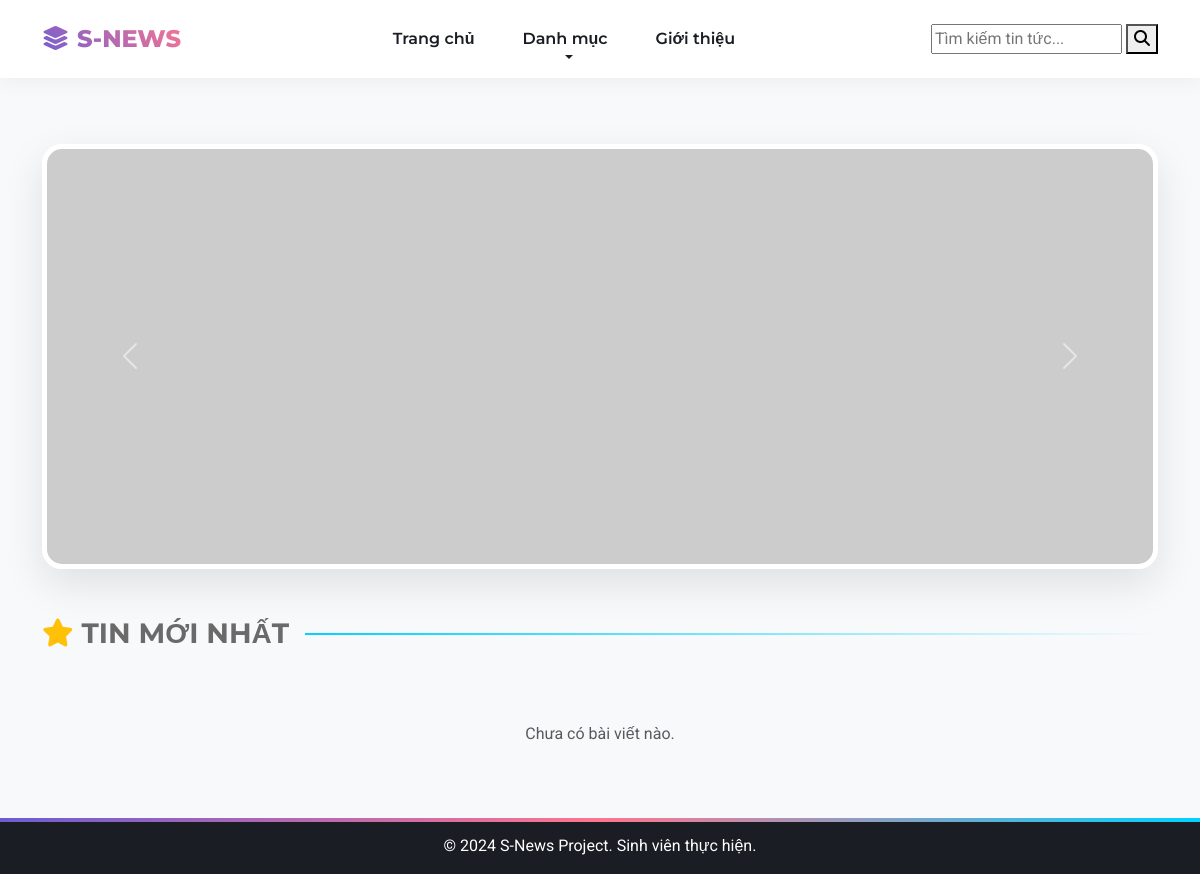
Page /?page=2 on the earlier database version.
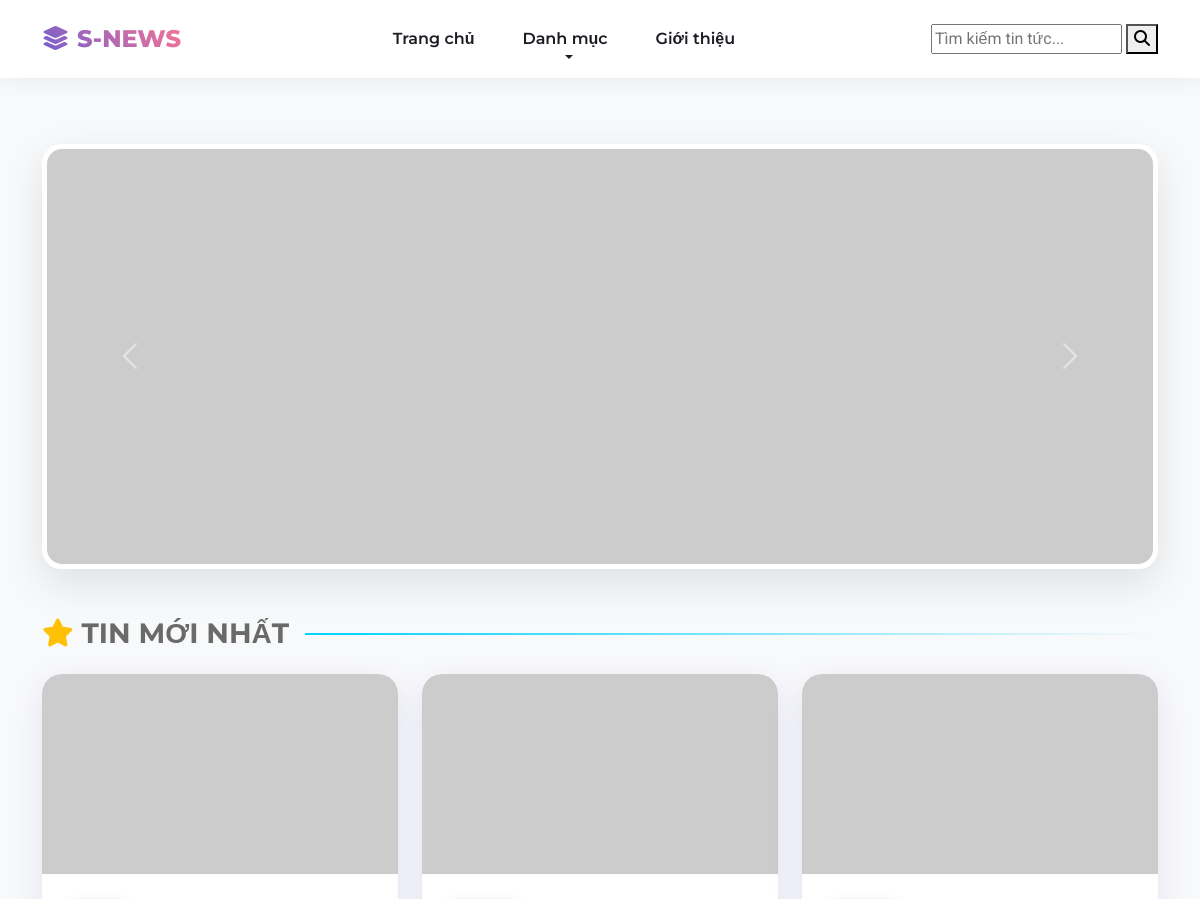
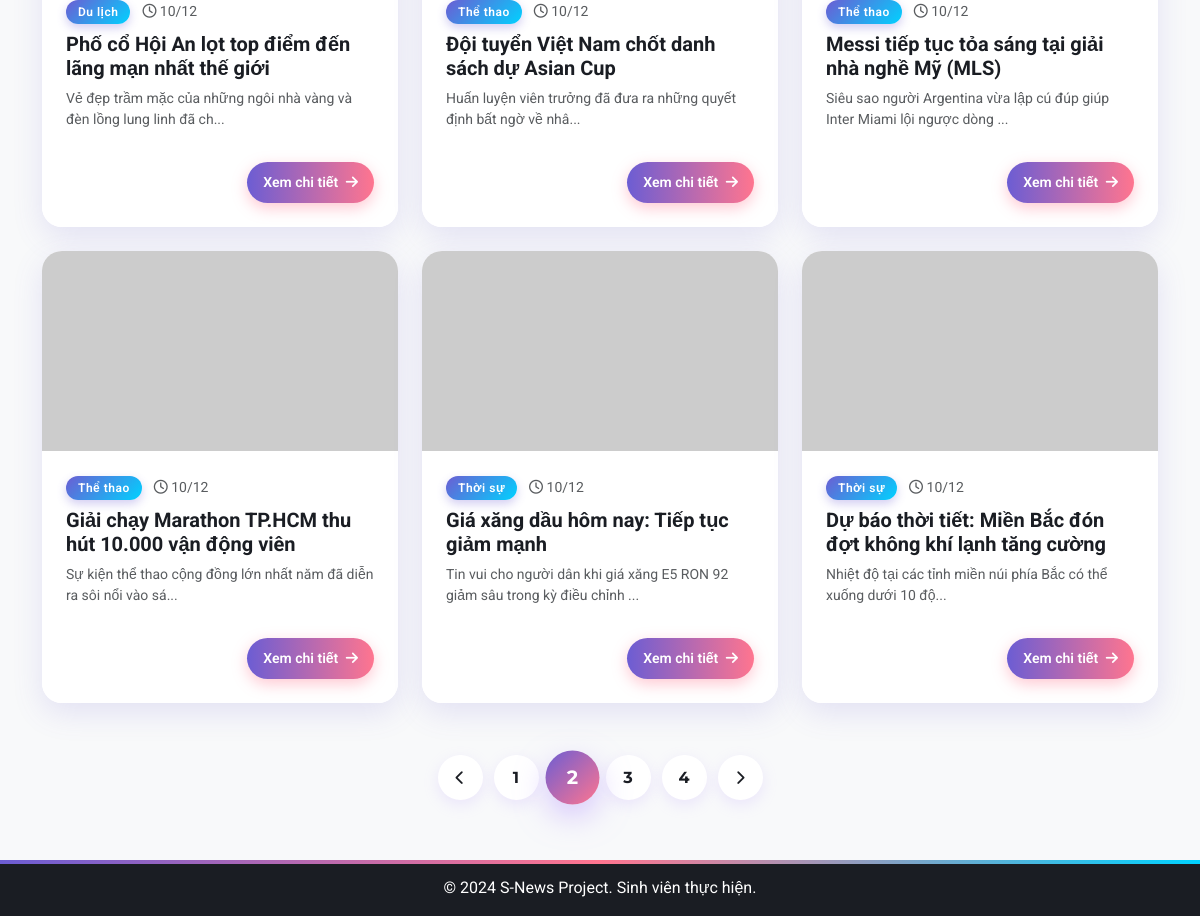
Same page on the later database version (2 pictures, top to bottom).
### tables this page shows
CREATE TABLE articles (
    id INT AUTO_INCREMENT PRIMARY KEY,
    title VARCHAR(255) NOT NULL,
    summary TEXT,
    content LONGTEXT,
    image_url VARCHAR(255),
    category VARCHAR(50) DEFAULT 'Tin tức',  
    views INT DEFAULT 0,
    likes INT DEFAULT 0,
    created_at TIMESTAMP DEFAULT CURRENT_TIMESTAMP
);

### classes/Database.php (called while the page is built, shortened)
<?php
class Database {
    private $host = "localhost";
    private $db_name = "s_news_db";
    private $username = "root";
    private $password = "";
    public function getConnection() {
        $this->conn = null;
        try {
            $this->conn = new PDO("mysql:host=" . $this->host . ";dbname=" . $this->db_name, $this->username, $this->password);
            $this->conn->exec("set names utf8mb4");
            $this->conn->setAttribute(PDO::ATTR_ERRMODE, PDO::ERRMODE_EXCEPTION);
        } catch(PDOException $exception) {
            echo "Loi ket noi: " . $exception->getMessage();
        }
        return $this->conn;
    }
}
?>

### classes/Article.php (called while the page is built, shortened)
<?php
require_once 'Database.php';
class Article {
    private $db;
    public function __construct() {
        $this->db = (new Database())->getConnection();
    }
    public function getPaginated($limit, $offset) {
        $sql = "SELECT * FROM articles ORDER BY created_at DESC LIMIT :limit OFFSET :offset";
        $stmt = $this->db->prepare($sql);
        $stmt->bindValue(':limit', (int)$limit, PDO::PARAM_INT);
        $stmt->bindValue(':offset', (int)$offset, PDO::PARAM_INT);
        $stmt->execute();
        return $stmt->fetchAll(PDO::FETCH_ASSOC);
    }
    public function getTotalCount() {
        $stmt = $this->db->query("SELECT COUNT(*) as total FROM articles");
        $row = $stmt->fetch(PDO::FETCH_ASSOC);
        return $row['total'];
    }
}
?>

### index.php (the view, shortened to what this page needs)
<?php
require_once 'classes/BasePage.php';
require_once 'classes/Article.php';
class HomePage extends BasePage {
    protected function renderBody() {
        $limit = 6;
        $currentPage = isset($_GET['page']) ? max(1, intval($_GET['page'])) : 1;
        $offset = ($currentPage - 1) * $limit;
        $articleModel = new Article();
        $listArticles = $articleModel->getPaginated($limit, $offset);
        $totalArticles = $articleModel->getTotalCount();
        $totalPages = ceil($totalArticles / $limit);
        ?>
        <div class="row mb-5 align-items-center">
            <div class="col-lg-12">
                <div id="newsCarousel" class="carousel slide" data-bs-ride="carousel">
                    <div class="carousel-inner">
                        <div class="carousel-item active">
                            <img src="https://placehold.co/1200x450/C4D9FF/ffffff?text=Chao+Mung+S-NEWS" class="d-block w-100" alt="Slide 1">
                        </div>
                    </div>
                    <button class="carousel-control-prev" type="button" data-bs-target="#newsCarousel" data-bs-slide="prev">
                        <span class="carousel-control-prev-icon"></span>
                    </button>
                    <button class="carousel-control-next" type="button" data-bs-target="#newsCarousel" data-bs-slide="next">
                        <span class="carousel-control-next-icon"></span>
                    </button>
                </div>
            </div>
        </div>
        <div class="d-flex align-items-center mb-4">
            <h3 class="fw-bold m-0" style="color: #6a6a6a;">
                <i class="fa-solid fa-star text-warning me-2"></i>TIN MỚI NHẤT
            </h3>
            <div class="ms-3 flex-grow-1" style="height: 2px; background: linear-gradient(90deg, var(--color-accent), transparent);"></div>
        </div>
        <div class="row">
        <?php
            if (!empty($listArticles)) {
                foreach ($listArticles as $row) {
                    $link = "pages/detail.php?id=" . $row['id'];
                    $img = $this->getImageUrl($row['image_url']);
                    echo '
                    <div class="col-md-4 mb-4">
                        <div class="card h-100">
                            <div class="overflow-hidden" style="height: 200px;">
                                <a href="'.$link.'">
                                    <img src="'.$img.'" class="card-img-top h-100 w-100" style="object-fit: cover; transition: transform 0.3s;" alt="'.$row['title'].'">
                                </a>
                            </div>
                            <div class="card-body d-flex flex-column">
                                <div class="mb-2">
                                    <span class="badge">'.$row['category'].'</span>
                                    <small class="text-muted ms-2"><i class="fa-regular fa-clock"></i> '.date('d/m', strtotime($row['created_at'])).'</small>
                                </div>
                                <h5 class="card-title">
                                    <a href="'.$link.'" class="text-decoration-none">'.$row['title'].'</a>
                                </h5>
                                <p class="card-text text-muted small flex-grow-1">'.substr($row['summary'], 0, 90).'...</p>
                                <div class="mt-3 text-end">
                                    <a href="'.$link.'" class="btn btn-primary btn-sm rounded-pill px-3">
                                        Xem chi tiết <i class="fa-solid fa-arrow-right ms-1"></i>
                                    </a>
                                </div>
                            </div>
                        </div>
                    </div>';
                }
            } else {
                echo '<div class="col-12 text-center py-5 text-muted">Chưa có bài viết nào.</div>';
            }
        ?>
        </div>
        <?php if ($totalPages > 1): ?>
        <nav aria-label="Page navigation" class="mt-2 anim-up delay-2">
            <ul class="pagination justify-content-center">
                <li class="page-item <?php echo ($currentPage <= 1) ? 'disabled' : ''; ?>">
                    <a class="page-link" href="?page=<?php echo $currentPage - 1; ?>">
                        <i class="fa-solid fa-chevron-left"></i>
                    </a>
                </li>
                <?php for ($i = 1; $i <= $totalPages; $i++): ?>
                    <li class="page-item <?php echo ($i == $currentPage) ? 'active' : ''; ?>">
                        <a class="page-link" href="?page=<?php echo $i; ?>"><?php echo $i; ?></a>
                    </li>
                <?php endfor; ?>
                <li class="page-item <?php echo ($currentPage >= $totalPages) ? 'disabled' : ''; ?>">
                    <a class="page-link" href="?page=<?php echo $currentPage + 1; ?>">
                        <i class="fa-solid fa-chevron-right"></i>
                    </a>
                </li>
            </ul>
        </nav>
        <?php endif; ?>
        <?php
    }
}
$page = new HomePage("Trang chủ - SNews", true);
$page->render();
?>

### classes/BasePage.php (shortened to what this page needs)
<?php
abstract class BasePage {
    protected $assets_folder;
    public function __construct($title = "S-News", $is_root = false) {
        $this->assets_folder = $is_root ? "" : "../";
        require_once __DIR__ . '/Database.php';
    }
    protected function getImageUrl($filename) {
        $searchFolders = [
            'images/',
            'images/avatars/',
            'images/banners/',
            'images/posts/',
        ];
        $cleanName = basename($filename);
        foreach ($searchFolders as $folder) {
            $physicalPath = __DIR__ . "/../" . $folder . $cleanName;
        }
        return "https://placehold.co/600x400/ffcccc/ff0000?text=Not+Found";
    }
    public function render() {
        echo '<!DOCTYPE html><html lang="vi">';
        $this->renderHead();
        echo '<body class="bg-light d-flex flex-column min-vh-100">';
        $this->renderHeader();
        echo '<main class="flex-shrink-0"><div class="container py-4">';
        $this->renderBody();
        echo '</div></main>';
        $this->renderFooter();
        echo '</body></html>';
    }
    protected function renderHead() {
        ?>
        <head>
            <link rel="stylesheet" href="<?php echo $this->assets_folder; ?>vendor/bootstrap/css/bootstrap.min.css">
            <link rel="stylesheet" href="<?php echo $this->assets_folder; ?>vendor/fontawesome/css/all.min.css">
            <link rel="stylesheet" href="<?php echo $this->assets_folder; ?>css/style.css">
        </head>
        <?php
    }
    protected function renderHeader() {
        $root = $this->assets_folder;
        ?>
        <nav class="navbar navbar-expand-lg navbar-light fixed-top p-3 transition-base" id="mainNav">
            <div class="container">
                <a class="navbar-brand d-flex align-items-center gap-2" href="<?php echo $root; ?>index.php">
                    <div class="brand-icon">
                        <i class="fa-solid fa-layer-group"></i>
                    </div>
                    <span class="brand-text">S-NEWS</span>
                </a>
                <div class="collapse navbar-collapse" id="navbarNav">
                    <ul class="navbar-nav mx-auto">
                        <li class="nav-item"><a class="nav-link" href="<?php echo $root; ?>index.php">Trang chủ</a></li>
                        <li class="nav-item dropdown">
                            <a class="nav-link dropdown-toggle" href="#" data-bs-toggle="dropdown">Danh mục</a>
                        </li>
                        <li class="nav-item"><a class="nav-link" href="<?php echo $root; ?>pages/about.php">Giới thiệu</a></li>
                    </ul>
                    <form class="search-wrapper" action="<?php echo $root; ?>pages/search.php" method="GET">
                        <input class="search-input" type="search" name="keyword" placeholder="Tìm kiếm tin tức..." required>
                        <button class="search-btn" type="submit">
                            <i class="fa-solid fa-magnifying-glass"></i>
                        </button>
                    </form>
                </div>
            </div>
        </nav>
        <div style="height: 100px;"></div>
        <?php
    }
    protected function renderFooter() {
        ?>
        <footer class="footer mt-auto py-3 bg-dark text-white text-center">
            <div class="container">
                <span>&copy; 2024 S-News Project. Sinh viên thực hiện.</span>
            </div>
        </footer>
        <?php
    }
}
?>

### css/style.css (style rules this page uses)
:root { --color-primary: #6C5DD3; --color-secondary: #FF758F; --color-accent: #00D2FF; --bg-body: #F5F7FA; --text-dark: #1A1D23; --text-gray: #64748B; --card-shadow: 0 10px 30px rgba(108, 93, 211, 0.15); --hover-shadow: 0 20px 40px rgba(108, 93, 211, 0.25); }
body { background-color: var(--bg-body); font-family: 'Roboto', sans-serif; color: var(--text-dark); overflow-x: hidden; }
.navbar { background: rgba(255, 255, 255, 0.9) !important; backdrop-filter: blur(10px); box-shadow: 0 4px 20px rgba(0,0,0,0.05) !important; padding: 15px 0; animation: fadeInUp 0.8s ease-out; }
.navbar-brand { font-family: 'Montserrat', sans-serif; font-weight: 800 !important; font-size: 1.5rem; text-transform: uppercase; background: linear-gradient(45deg, var(--color-primary), var(--color-secondary)); -webkit-background-clip: text; -webkit-text-fill-color: transparent; animation: bounceIn 1s ease-out; }
.nav-link { font-family: 'Montserrat', sans-serif; color: var(--text-dark) !important; font-weight: 600; margin: 0 8px; padding: 8px 16px !important; border-radius: 8px; position: relative; transition: all 0.3s; }
.nav-link::after { content: ''; position: absolute; width: 0; height: 3px; bottom: 0; left: 50%; background: linear-gradient(to right, var(--color-primary), var(--color-secondary)); transition: all 0.3s ease; transform: translateX(-50%); }
.card { border: none !important; border-radius: 20px !important; background: #fff; overflow: hidden; box-shadow: var(--card-shadow); transition: all 0.4s cubic-bezier(0.175, 0.885, 0.32, 1.275); animation: fadeInUp 0.8s both; }
.col-md-4:nth-child(1) .card { animation-delay: 0.1s; }
.col-md-4:nth-child(2) .card { animation-delay: 0.3s; }
.col-md-4:nth-child(3) .card { animation-delay: 0.5s; }
.col-md-4:nth-child(4) .card { animation-delay: 0.7s; }
.col-md-4:nth-child(5) .card { animation-delay: 0.9s; }
.col-md-4:nth-child(6) .card { animation-delay: 1.1s; }
.card-img-top { height: 220px; object-fit: cover; transition: transform 0.6s ease; }
.card-body { padding: 1.5rem; position: relative; background: #fff; z-index: 1; }
.card-title a { color: var(--text-dark); font-weight: 700; text-decoration: none; background-image: linear-gradient(to right, var(--color-primary) 0%, var(--color-secondary) 100%); background-size: 0% 2px; background-repeat: no-repeat; background-position: left bottom; transition: background-size 0.3s; }
.badge { background: linear-gradient(135deg, var(--color-primary), var(--color-accent)) !important; border-radius: 30px; padding: 6px 12px; font-weight: 600; letter-spacing: 0.5px; box-shadow: 0 4px 10px rgba(108, 93, 211, 0.3); }
.btn-primary, .btn-outline-primary { background: linear-gradient(90deg, var(--color-primary), var(--color-secondary), var(--color-primary)); background-size: 200% auto; border: none; color: #fff; font-weight: 600; border-radius: 50px; padding: 10px 25px; box-shadow: 0 5px 15px rgba(255, 117, 143, 0.4); transition: 0.5s; animation: gradientFlow 3s infinite linear; }
#newsCarousel { border-radius: 20px; box-shadow: 0 15px 40px rgba(0,0,0,0.1); overflow: hidden; margin-top: 20px; border: 5px solid #fff; animation: fadeInUp 1s ease-out; }
h1, h2, h3 { font-family: 'Montserrat', sans-serif; font-weight: 800; color: var(--text-dark); }
.footer { background: #1A1D23 !important; color: #fff !important; margin-top: 80px; padding: 40px 0; position: relative; overflow: hidden; }
.footer::before { content: ''; position: absolute; top: 0; left: 0; width: 100%; height: 4px; background: linear-gradient(90deg, var(--color-primary), var(--color-secondary), var(--color-accent)); }
.pagination { gap: 12px; padding: 20px 0; align-items: center; }
.page-link { border: none !important; border-radius: 50% !important; width: 45px; height: 45px; display: flex; align-items: center; justify-content: center; font-weight: 700; font-family: 'Montserrat', sans-serif; color: var(--text-dark); background-color: #fff; box-shadow: 0 5px 15px rgba(183, 153, 255, 0.2); transition: all 0.4s cubic-bezier(0.175, 0.885, 0.32, 1.275); position: relative; overflow: hidden; }
.page-item.active .page-link { background: linear-gradient(135deg, var(--color-primary), var(--color-secondary)); color: #fff; box-shadow: 0 10px 25px rgba(183, 153, 255, 0.5); transform: scale(1.2); z-index: 2; }
.page-link i { font-size: 0.9rem; transition: transform 0.3s; }
.anim-up { animation: fadeInUp 0.5s ease-out forwards; opacity: 0; }
.delay-2 { animation-delay: 0.3s; }

Differences in the rows shown:
added articles: category "Du lịch", created_at "10/12", title "Phố cổ Hội An lọt top điểm đến lãng mạn nhất thế giới", summary "Vẻ đẹp trầm mặc của những ngôi nhà vàng và đèn lồng lung linh đã ch"
added articles: category "Thể thao", created_at "10/12", title "Đội tuyển Việt Nam chốt danh sách dự Asian Cup", summary "Huấn luyện viên trưởng đã đưa ra những quyết định bất ngờ về nhâ"
added articles: category "Thể thao", created_at "10/12", title "Messi tiếp tục tỏa sáng tại giải nhà nghề Mỹ (MLS)", summary "Siêu sao người Argentina vừa lập cú đúp giúp Inter Miami lội ngược dòng"
added articles: category "Thể thao", created_at "10/12", title "Giải chạy Marathon TP.HCM thu hút 10.000 vận động viên", summary "Sự kiện thể thao cộng đồng lớn nhất năm đã diễn ra sôi nổi vào sá"
added articles: category "Thời sự", created_at "10/12", title "Giá xăng dầu hôm nay: Tiếp tục giảm mạnh", summary "Tin vui cho người dân khi giá xăng E5 RON 92 giảm sâu trong kỳ điều chỉnh"
added articles: category "Thời sự", created_at "10/12", title "Dự báo thời tiết: Miền Bắc đón đợt không khí lạnh tăng cường", summary "Nhiệt độ tại các tỉnh miền núi phía Bắc có thể xuống dưới 10 độ"
Other differences:
new list line: "1"
new list line: "2"
new list line: "3"
new list line: "4"
text no longer shown: "Chưa có bài viết nào."
